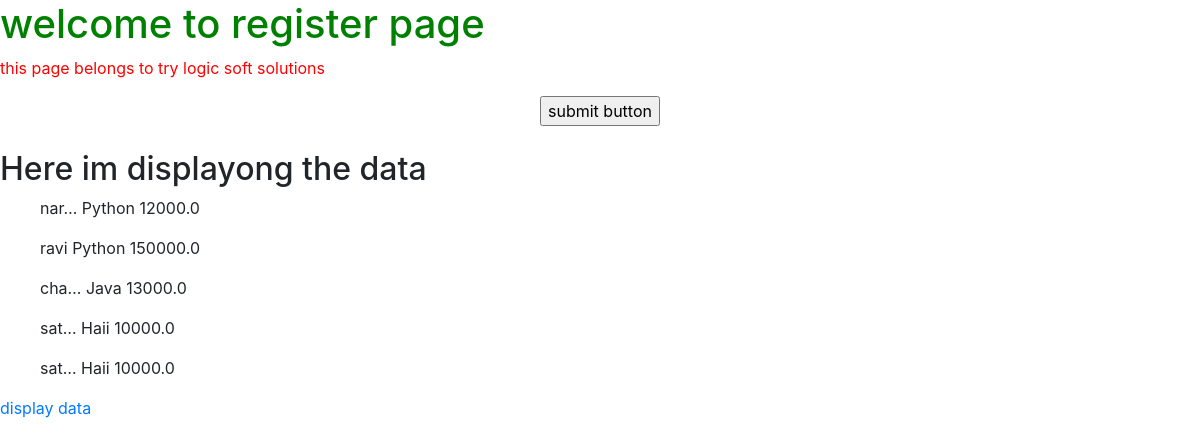
The app's page /display/ with its own data.
### app/models.py (models this page shows)
class registermodel(models.Model):
    name=models.CharField(max_length=20)
    dept=models.CharField(max_length=30)
    sal=models.FloatField()

### app/views.py (the view)
# urls.py: path(r'display/',view=display),
def display(request):
    data=registermodel.objects.all()
    return render(request,'register.html',{'data':data})

### templates/register.html (shortened to what this page needs)
<!DOCTYPE html>
{% load staticfiles %}
<html lang="en">
<head>
</head>
<link rel="stylesheet" href="https://stackpath.bootstrapcdn.com/bootstrap/4.3.1/css/bootstrap.min.css">
<h1> welcome to register page</h1>
<p>
    this page belongs to try logic soft solutions
</p>
<body bgcolor= green>
<form method="post" align="center">
    <input type="submit" value="submit button">
</form>
<br>
<h2> Here im displayong the data</h2>
<form>
    {% for i in data  %}
        <ul>
            <ui>{{ i.name|truncatechars:4 }}</ui>
            <ui> {{ i.dept|title }}</ui>
            <ui> {{ i.sal}}</ui>
        </ul>
    {% endfor %}
</form>
<link rel="stylesheet" href="https://stackpath.bootstrapcdn.com/bootstrap/4.3.1/css/bootstrap.min.css">
<a href="/display">display data</a>
</body>
</html>

### templates/register.html (style rules this page uses)
body { background-image: url("https://images.unsplash.com/photo-1421435371524-d26441ec7dda?ixlib=rb-1.2.1&ixid=eyJhcHBfaWQiOjEyMDd9&auto=format&fit=crop&w=1510&q=80"); background-repeat: no-repeat, repeat; background-color: #cccccc; }
h1 { color: green; }
p { color: red; }

### records on screen
registermodel: name "nar…", dept "Python", sal "12000.0"
registermodel: name "ravi", dept "Python", sal "150000.0"
registermodel: name "cha…", dept "Java", sal "13000.0"
registermodel: name "sat…", dept "Haii", sal "10000.0"
registermodel: name "sat…", dept "Haii", sal "10000.0"
